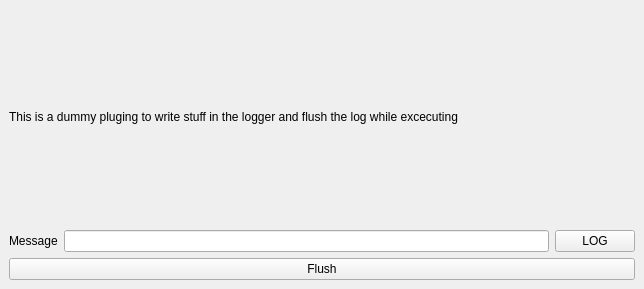
<?xml version="1.0" encoding="UTF-8"?>
<ui version="4.0">
 <class>LoggerController</class>
 <widget class="QWidget" name="LoggerController">
  <property name="geometry">
   <rect>
    <x>0</x>
    <y>0</y>
    <width>644</width>
    <height>289</height>
   </rect>
  </property>
  <property name="windowTitle">
   <string>Demo Algorithm</string>
  </property>
  <layout class="QGridLayout" name="gridLayout">
   <property name="leftMargin">
    <number>9</number>
   </property>
   <property name="topMargin">
    <number>9</number>
   </property>
   <property name="rightMargin">
    <number>9</number>
   </property>
   <property name="bottomMargin">
    <number>9</number>
   </property>
   <item row="0" column="0" colspan="2">
    <widget class="QLabel" name="label_2">
     <property name="text">
      <string>This is a dummy pluging to write stuff in the logger and flush the log while excecuting</string>
     </property>
     <property name="wordWrap">
      <bool>true</bool>
     </property>
    </widget>
   </item>
   <item row="1" column="0">
    <widget class="QLabel" name="label">
     <property name="text">
      <string>Message</string>
     </property>
    </widget>
   </item>
   <item row="1" column="1">
    <widget class="QLineEdit" name="lineEdit"/>
   </item>
   <item row="1" column="2">
    <widget class="QPushButton" name="pushButton">
     <property name="text">
      <string>LOG</string>
     </property>
    </widget>
   </item>
   <item row="3" column="0" colspan="3">
    <widget class="QPushButton" name="pushButtonApply">
     <property name="text">
      <string>Flush</string>
     </property>
    </widget>
   </item>
  </layout>
 </widget>
 <resources/>
 <connections/>
</ui>
